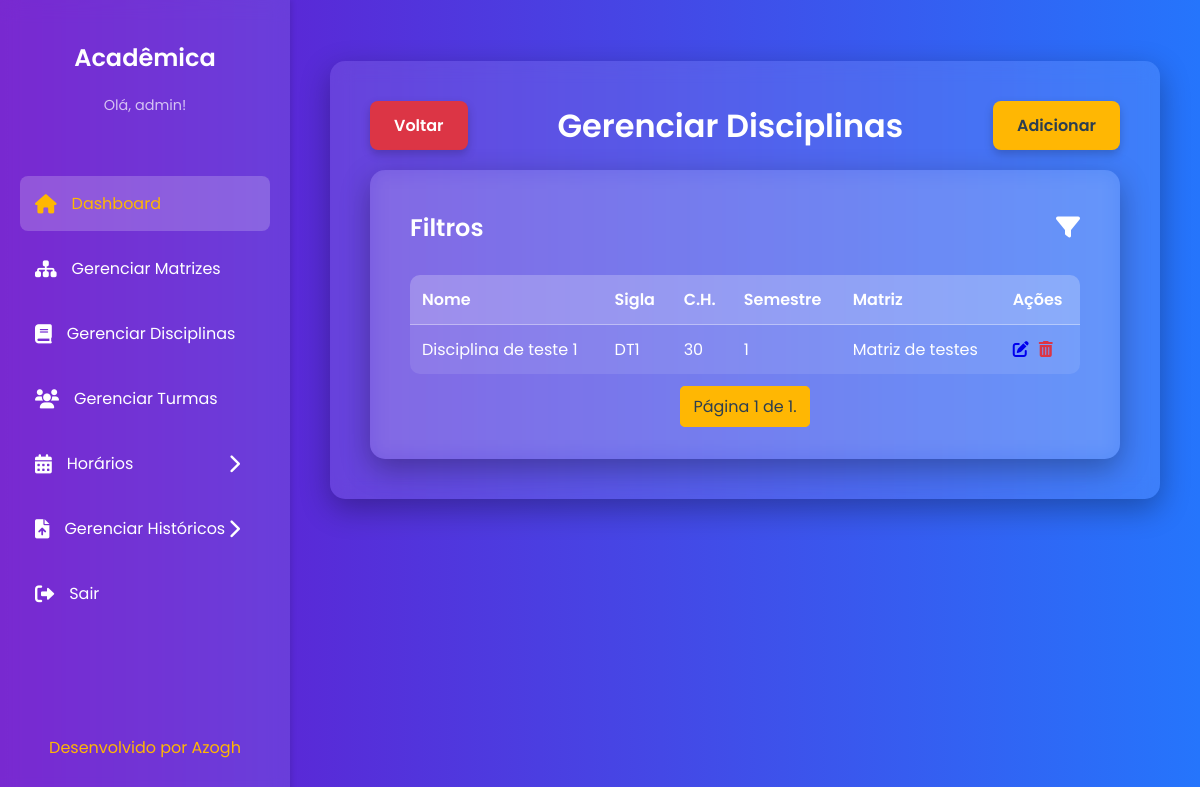
The page /disciplinas/ (signed in) on the database as committed earlier.
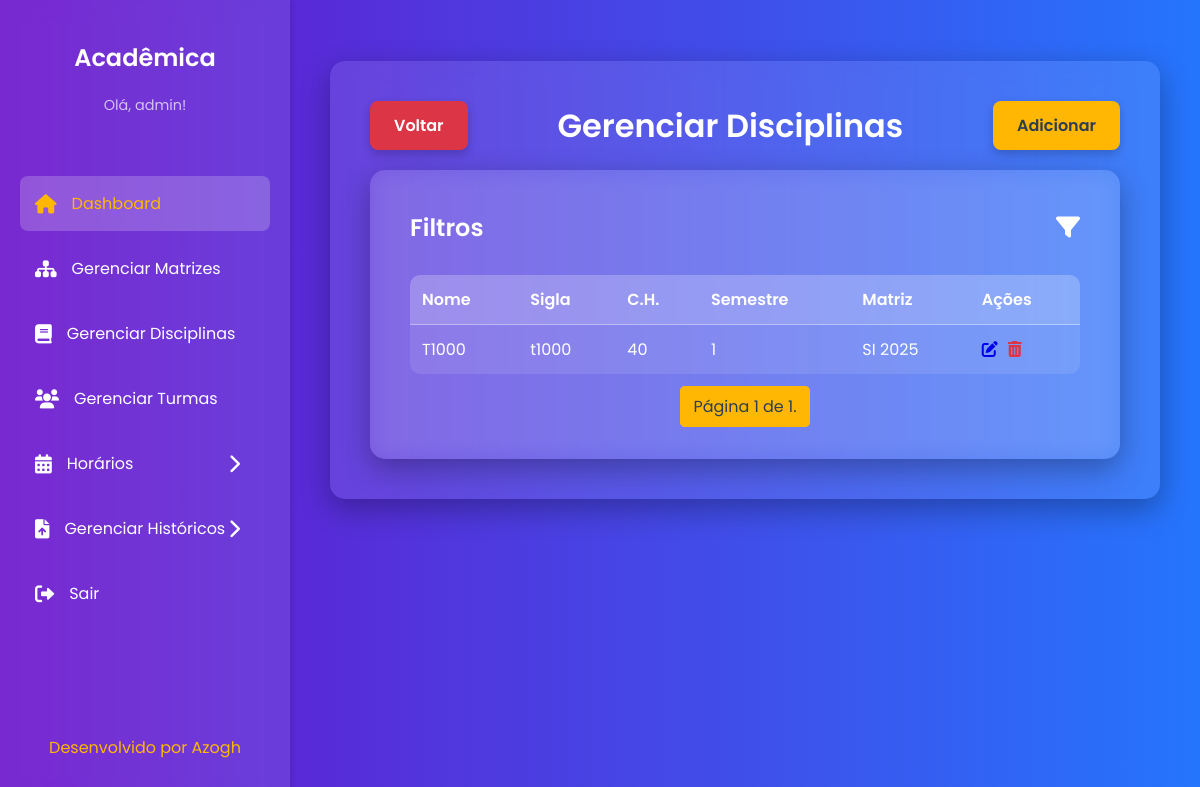
The same page on the database as committed later.
### core/models.py (models this page shows, shortened)
class Disciplinas(models.Model):
    nome = models.CharField(max_length=100)
    sigla = models.CharField(max_length=10)
    ch = models.IntegerField(verbose_name="Carga Horária")
    semestre = models.PositiveSmallIntegerField()
    codigo = models.CharField(max_length=10)
    matriz_curricular = models.ForeignKey(
        MatrizCurricular,
        on_delete=models.CASCADE,
        verbose_name="Matriz Curricular"
    )
    usuario = models.ForeignKey(
        Usuario,
        on_delete=models.CASCADE,
        verbose_name="Criado por"
    )
    pre_requisitos = models.ManyToManyField(
        'self',
        symmetrical=False,
        blank=True,
        verbose_name="Pré-requisitos"
    )
    class Meta:
        db_table = 'DISCIPLINAS'
        verbose_name = "Disciplina"
        verbose_name_plural = "Disciplinas"

class MatrizCurricular(models.Model):
    nome = models.CharField(max_length=45, verbose_name="Nome da Matriz")
    curso = models.CharField(max_length=100, verbose_name="Curso")
    ch_total = models.IntegerField(verbose_name="Carga Horária Total")
    estagio = models.IntegerField(
        null=True,
        blank=True,
        verbose_name="Carga Horária Estágio"
    )
    acc = models.IntegerField(verbose_name="Carga Horária ACC")
    ano_referencia = models.IntegerField(verbose_name="Ano de Referência")
    usuario = models.ForeignKey(
        Usuario,
        on_delete=models.CASCADE,
        verbose_name="Criado por"
    )
    class Meta:
        db_table = 'MATRIZ_CURRICULAR'
        verbose_name = "Matriz Curricular"
        verbose_name_plural = "Matrizes Curriculares"

### core/views.py (the view)
# urls.py: path('disciplinas/', views.listar_disciplinas, name='listar_disciplinas'),
@login_required
def listar_disciplinas(request):
    disciplinas_list = Disciplinas.objects.all().order_by('semestre', 'nome')
    matriz_id = request.GET.get('matriz')
    semestre = request.GET.get('semestre')
    if matriz_id:
        disciplinas_list = disciplinas_list.filter(matriz_curricular__pk=matriz_id)
    if semestre:
        disciplinas_list = disciplinas_list.filter(semestre=semestre)
    matrizes_disponiveis = MatrizCurricular.objects.all()
    semestres_disponiveis = Disciplinas.objects.values_list('semestre', flat=True).distinct().order_by('semestre')
    paginator = Paginator(disciplinas_list, 15)
    page = request.GET.get('page')
    try:
        disciplinas = paginator.page(page)
    except PageNotAnInteger:
        disciplinas = paginator.page(1)
    except EmptyPage:
        disciplinas = paginator.page(paginator.num_pages)
    return render(request, 'core/disciplinas/listar_disciplinas.html', {
        'disciplinas': disciplinas,
        'matrizes_disponiveis': matrizes_disponiveis,
        'semestres_disponiveis': semestres_disponiveis,
    })

### core/templates/core/disciplinas/listar_disciplinas.html (shortened to what this page needs)
{% extends 'core/base.html' %}
{% load static %}
{% block content %}
    <div style="display: flex; justify-content: space-between; align-items: center; margin-bottom: 20px;">
        <a href="{% url 'painel' %}" class="cancel-button">Voltar</a>
        <h1 style="margin: 0; text-align: center; flex-grow: 1;">Gerenciar Disciplinas</h1>
        <a href="{% url 'adicionar_disciplina' %}" class="cta-button">Adicionar</a>
    </div>
    <div class="content-card">
        <div style="display: flex; justify-content: space-between; align-items: center;">
            <h2 style="margin: 0;">Filtros</h2>
            <a href="#" id="filter-toggle" style="font-size: 1.5em; color: var(--text-color);"><i class="fas fa-filter"></i></a>
        </div>
        <table style="margin-top: 30px;">
            <thead>
                <tr>
                    <th>Nome</th>
                    <th>Sigla</th>
                    <th>C.H.</th>
                    <th>Semestre</th>
                    <th>Matriz</th>
                    <th>Ações</th>
                </tr>
            </thead>
            <tbody>
                {% for disciplina in disciplinas %}
                <tr>
                    <td>{{ disciplina.nome }}</td>
                    <td>{{ disciplina.sigla }}</td>
                    <td>{{ disciplina.ch }}</td>
                    <td>{{ disciplina.semestre }}</td>
                    <td>{{ disciplina.matriz_curricular.nome }}</td>
                    <td style="display: flex; gap: 10px;">
                        <a href="{% url 'editar_disciplina' disciplina.pk %}"><i class="fas fa-pen-to-square"></i></a>
                        <a href="{% url 'excluir_disciplina' disciplina.pk %}" style="color: #dc3545;"><i class="fas fa-trash-can"></i></a>
                    </td>
                </tr>
                {% empty %}
                <tr>
                    <td colspan="6">Nenhuma disciplina encontrada.</td>
                </tr>
                {% endfor %}
            </tbody>
        </table>
        <div class="pagination">
            <span class="step-links">
                <span class="current">
                    Página {{ disciplinas.number }} de {{ disciplinas.paginator.num_pages }}.
                </span>
            </span>
        </div>
    </div>
{% endblock %}

Rows that differ between the two databases and show on the page:
removed Disciplinas: nome "Disciplina de teste 1", sigla "DT1", ch "30", semestre "1", matriz_curricular.nome "Matriz de testes"
added Disciplinas: nome "T1000", sigla "t1000", ch "40", semestre "1", matriz_curricular.nome "SI 2025"
